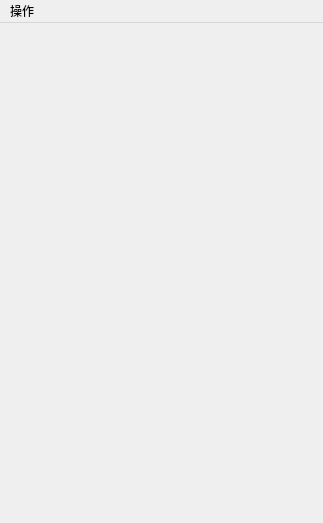
<?xml version="1.0" encoding="UTF-8"?>
<ui version="4.0">
 <class>MainWindow</class>
 <widget class="QMainWindow" name="MainWindow">
  <property name="geometry">
   <rect>
    <x>0</x>
    <y>0</y>
    <width>323</width>
    <height>523</height>
   </rect>
  </property>
  <property name="windowTitle">
   <string>MainWindow</string>
  </property>
  <widget class="QWidget" name="centralwidget"/>
  <widget class="QMenuBar" name="menubar">
   <property name="geometry">
    <rect>
     <x>0</x>
     <y>0</y>
     <width>323</width>
     <height>17</height>
    </rect>
   </property>
   <widget class="QMenu" name="menu">
    <property name="title">
     <string>操作</string>
    </property>
    <addaction name="actionQuit"/>
   </widget>
   <addaction name="menu"/>
  </widget>
  <action name="actionQuit">
   <property name="text">
    <string>退出</string>
   </property>
  </action>
 </widget>
 <resources/>
 <connections/>
</ui>
